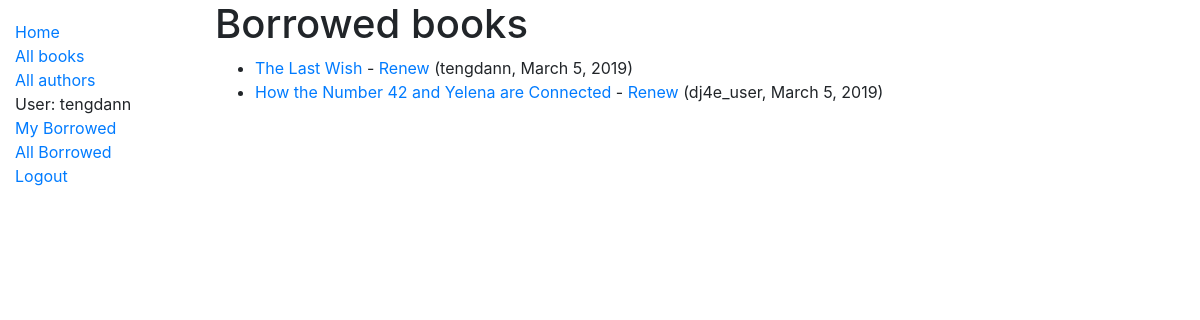
Before: /catalog/borrowed/ (signed in) with the older database file.
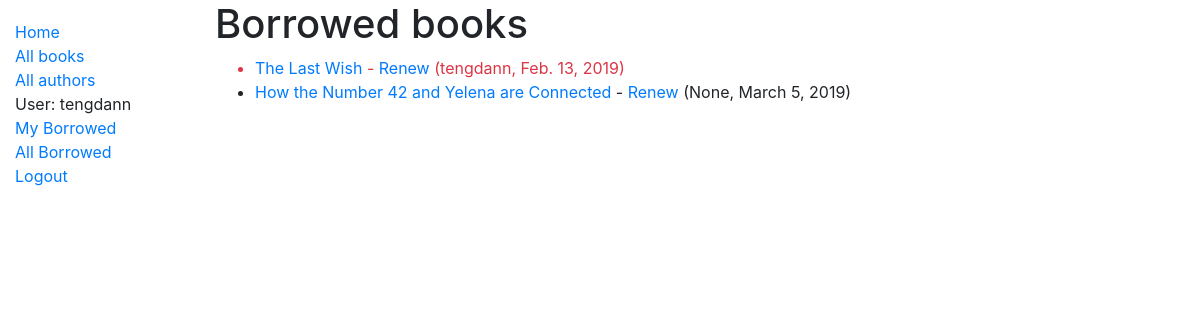
After: the same page with the newer database file.
### catalog/models.py (models this page shows, shortened)
class BookInstance(models.Model):
    id = models.UUIDField(primary_key=True, default=uuid.uuid4, help_text='Unique ID for this particular book across whole library')
    book = models.ForeignKey('Book', on_delete=models.SET_NULL, null=True)
    imprint = models.CharField(max_length=200)
    due_back = models.DateField(null=True, blank=True)
    borrower = models.ForeignKey(User, on_delete=models.SET_NULL, null=True, blank=True)
    @property
    def is_overdue(self):
        if self.due_back and date.today() > self.due_back:
            return True
        return False
    LOAN_STATUS = (
        ('m', 'Maintenance'),
        ('o', 'On loan'),
        ('a', 'Available'),
        ('r', 'Reserved'),
    )
    status = models.CharField(
        max_length=1,
        choices=LOAN_STATUS,
        blank=True,
        default='m',
        help_text='Book availability',
    )
    class Meta:
        ordering = ['due_back']
        permissions = (("can_mark_returned", "Set book as returned"), )

class Book(models.Model):
    title = models.CharField(max_length=200)
    author = models.ForeignKey('Author', on_delete=models.SET_NULL, null=True)
    summary = models.TextField(max_length=1000, help_text='Enter a brief description of the book')
    isbn = models.CharField('ISBN', max_length=13, help_text='13 Character <a href="https://www.isbn-international.org/content/what-isbn">ISBN number</a>')
    genre = models.ManyToManyField(Genre, help_text='Select a genre for this book')
    def display_genre(self):
        """Create a string for the Genre. This is required to display genre in Admin."""
        return ', '.join(genre.name for genre in self.genre.all()[:3])
    display_genre.short_description = 'Genre'

### catalog/views.py (the view)
# urls.py: path('borrowed/', views.LoanedBooksListView.as_view(), name = 'all-borrowed')
class LoanedBooksListView(PermissionRequiredMixin, generic.ListView):
    model = BookInstance
    permission_required = 'catalog.can_mark_returned'
    template_name = 'catalog/bookinstance_list_borrowed_all.html'
    paginate_by = 10
    def get_queryset(self):
        return BookInstance.objects.filter(status__exact = 'o').order_by('due_back')

### catalog/templates/catalog/bookinstance_list_borrowed_all.html
{% extends "base_generic.html" %}
{% block content %}
    <h1>Borrowed books</h1>
    {% if bookinstance_list %}
    <ul>
    {% for bookinst in bookinstance_list %}
    <li class="{% if bookinst.is_overdue %}text-danger{% endif %}">
        <a href="{% url 'book-detail' bookinst.book.pk %}">{{bookinst.book.title}}</a>
        {% if perms.catalog.can_mark_returned %}
            - <a href="{% url 'renew-book-librarian' bookinst.id %}">Renew</a>
        {% endif %}
        ({{bookinst.borrower}}, {{ bookinst.due_back }})
    </li>
    {% endfor %}
    </ul>
    {% else %}
    <p>There are no books borrowed.</p>
    {% endif %}
{% endblock %}

Changed rows visible on the page:
changed BookInstance "The Last Wish": due_back "March 5, 2019" → "Feb. 13, 2019"
changed BookInstance "How the Number 42 and Yelena are Connected": borrower "dj4e_user" → "None"
